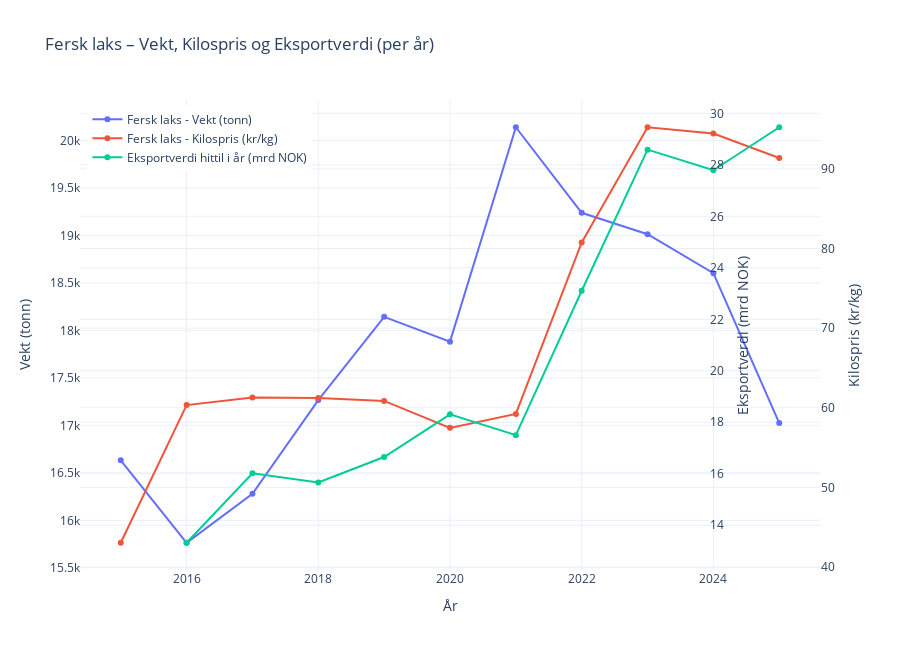

The notebook cell this image was saved under:
### Markdown cell above
Grafen viser årlige gjennomsnittlige verdier av kilopris og eksportert vekt av fersk laks per år.
**Blå graf** viser gjennomsnittlig eksportert mengde av fersk laks i tonn.
**Rød linje** viser gjennomsnittlig kilopris  for fersk laks i kr/kg.
Vi bruker to y-akser for å kunne sammenligne pris og volum i samme graf, selv om de har ulike måleenheter. 
Dette viser sammenhengen mellom mengde og pris der vi for eksempel kan se om høy eksportmengde av laks påvirker kiloprisen.

### Code cell
""" 
    Denne koden henter fersk laks data fra SSB API og visualiserer den i en interaktiv graf med Plotly.
    Grafen viser en sammenheng mellom eksportverdi, vekt og kilospris for fersk laks over tid. 
    Ved å kombinere data fra både SSB API og en CSV-kilde kan vi analysere hvordan markedsverdien blir påvirket i forhold til vekt og kilospris for fersk laks. 
"""



import requests
import pandas as pd
from itertools import product
import plotly.graph_objects as go

# --- LES CSV-FILEN ---
csv_data = pd.read_csv("eksportverdi-laks-hittil-i-år-siste-10-år.csv")
csv_data.columns = ["År", "Eksportverdi (mrd NOK)"]
csv_data["År"] = csv_data["År"].astype(int)

csv_data["Eksportverdi (mill NOK)"] = csv_data["Eksportverdi (mrd NOK)"] * 1000


# --- HENT OG BEHANDLE SSB-DATA ---
api_url = "https://data.ssb.no/api/v0/no/table/03024/"
query = {"query": [], "response": {"format": "json-stat2"}}
response = requests.post(api_url, json=query)

if response.status_code == 200:
    data = response.json()
    dimension_names = list(data["dimension"].keys())
    values = data["value"]
    dimensions = [list(data["dimension"][dim]["category"]["label"].values()) for dim in dimension_names]
    all_combinations = list(product(*dimensions))

    df = pd.DataFrame(all_combinations, columns=dimension_names)
    df["Value"] = values

    df_pivot = df.pivot_table(
        index="Tid",
        columns=["VareGrupper2", "ContentsCode"],
        values="Value",
        aggfunc="sum"
    ).reset_index()

    df_pivot.columns = ["Tid", "Fersk laks - Kilospris", "Fersk laks - Vekt (tonn)",
                        "Frosset laks - Kilospris", "Frosset laks - Vekt (tonn)"]

    df_pivot["År"] = df_pivot["Tid"].str[:4].astype(int)
    df_agg = df_pivot.groupby("År", as_index=False).mean(numeric_only=True)

    # --- FLETT DATAENE ---
    df_agg = df_agg[df_agg["År"] >= 2015]  # Behold kun data fra og med 2015

    merged = pd.merge(df_agg, csv_data, on="År", how="left")

    # --- INTERAKTIV GRAF ---
    fig = go.Figure()

    fig.add_trace(go.Scatter(
        x=merged["År"],
        y=merged["Fersk laks - Vekt (tonn)"],
        name="Fersk laks - Vekt (tonn)",
        yaxis="y1",
        mode="lines+markers"
    ))

    fig.add_trace(go.Scatter(
        x=merged["År"],
        y=merged["Fersk laks - Kilospris"],
        name="Fersk laks - Kilospris (kr/kg)",
        yaxis="y2",
        mode="lines+markers"
    ))

    fig.add_trace(go.Scatter(
        x=merged["År"],
        y=merged["Eksportverdi (mrd NOK)"],
        name="Eksportverdi hittil i år (mrd NOK)",
        yaxis="y3",
        mode="lines+markers"
    ))

    fig.update_layout(
        title="Fersk laks – Vekt, Kilospris og Eksportverdi (per år)",
        xaxis=dict(title="År"),
        yaxis=dict(title="Vekt (tonn)", side="left", position=0.0),
        yaxis2=dict(title="Kilospris (kr/kg)", overlaying="y", side="right", position=1.0),
        yaxis3=dict(title="Eksportverdi (mrd NOK)", overlaying="y", anchor="free", side="right", position=0.85),
        legend=dict(x=0.01, y=0.99),
        hovermode="x unified",
        template="plotly_white",
        height=650
    )

    fig.show()


""" 
    Her brukes en csv fil og ikke api nøkkel for eksportverdidata siden dataen vi fant ikke hadde noen api nøkkel. 
    Dette gjør at dataene ikke blir oppdatert i sanntid og kan derfor utdateres. 
    Api gjør at dataene blir oppdatert i sanntid og er derfor bedre å bruke enn csv fil.
    Hvis dataene skal brukes i virkeligheten bør analysen ha fått inn oppdaterte tall og verdier.
"""

### Figure 1 — Plotly figure (JSON) as saved in the notebook; plotly's stock layout.template omitted (floating-point values rounded to 4 significant figures)
{"data": [{"mode": "lines+markers", "name": "Fersk laks - Vekt (tonn)", "type": "scatter", "x": [2015, 2016, 2017, 2018, 2019, 2020, 2021, 2022, 2023, 2024, 2025], "y": [16630.0, 15760.0, 16280.0, 17270.0, 18140.0, 17880.0, 20140.0, 19240.0, 19010.0, 18600.0, 17020.0], "yaxis": "y"}, {"mode": "lines+markers", "name": "Fersk laks - Kilospris (kr/kg)", "type": "scatter", "x": [2015, 2016, 2017, 2018, 2019, 2020, 2021, 2022, 2023, 2024, 2025], "y": [43.05, 60.34, 61.3, 61.22, 60.86, 57.48, 59.23, 80.76, 95.23, 94.44, 91.38], "yaxis": "y2"}, {"mode": "lines+markers", "name": "Eksportverdi hittil i år (mrd NOK)", "type": "scatter", "x": [2015, 2016, 2017, 2018, 2019, 2020, 2021, 2022, 2023, 2024, 2025], "y": [NaN, 13.32, 16.02, 15.66, 16.65, 18.31, 17.5, 23.11, 28.59, 27.79, 29.46], "yaxis": "y3"}], "layout": {"height": 650, "hovermode": "x unified", "legend": {"x": 0.01, "y": 0.99}, "title": {"text": "Fersk laks – Vekt, Kilospris og Eksportverdi (per år)"}, "xaxis": {"title": {"text": "År"}}, "yaxis": {"position": 0, "side": "left", "title": {"text": "Vekt (tonn)"}}, "yaxis2": {"overlaying": "y", "position": 1, "side": "right", "title": {"text": "Kilospris (kr/kg)"}}, "yaxis3": {"anchor": "free", "overlaying": "y", "position": 0.85, "side": "right", "title": {"text": "Eksportverdi (mrd NOK)"}}}}
